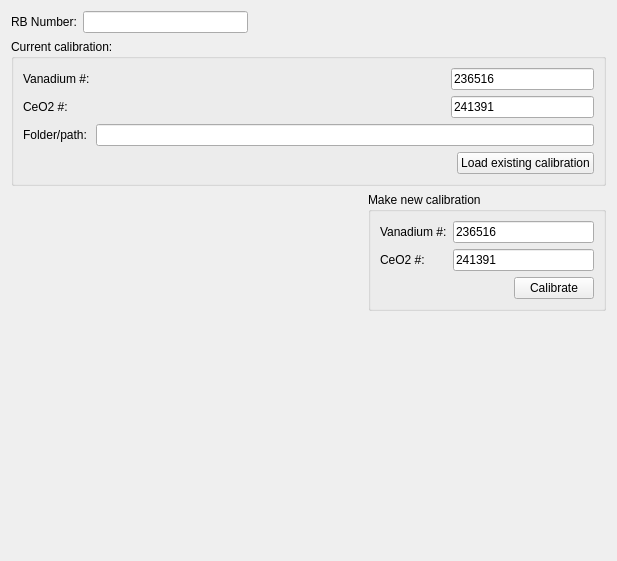
<?xml version="1.0" encoding="UTF-8"?>
<ui version="4.0">
 <class>EnggDiffractionQtTabCalib</class>
 <widget class="QWidget" name="EnggDiffractionQtTabCalib">
  <property name="geometry">
   <rect>
    <x>0</x>
    <y>0</y>
    <width>617</width>
    <height>561</height>
   </rect>
  </property>
  <property name="windowTitle">
   <string>Form</string>
  </property>
  <layout class="QGridLayout" name="gridLayout_3">
   <item row="0" column="0">
    <layout class="QHBoxLayout" name="horizontalLayout">
     <item>
      <widget class="QLabel" name="label">
       <property name="text">
        <string>RB Number:</string>
       </property>
      </widget>
     </item>
     <item>
      <widget class="QLineEdit" name="lineEdit_RBNumer"/>
     </item>
     <item>
      <spacer name="horizontalSpacer_5">
       <property name="orientation">
        <enum>Qt::Horizontal</enum>
       </property>
       <property name="sizeHint" stdset="0">
        <size>
         <width>358</width>
         <height>20</height>
        </size>
       </property>
      </spacer>
     </item>
    </layout>
   </item>
   <item row="1" column="0">
    <widget class="QGroupBox" name="groupBox_2">
     <property name="title">
      <string>Current calibration:</string>
     </property>
     <layout class="QGridLayout" name="gridLayout_2">
      <item row="3" column="0" colspan="4">
       <spacer name="horizontalSpacer_4">
        <property name="orientation">
         <enum>Qt::Horizontal</enum>
        </property>
        <property name="sizeHint" stdset="0">
         <size>
          <width>406</width>
          <height>20</height>
         </size>
        </property>
       </spacer>
      </item>
      <item row="3" column="4">
       <widget class="QPushButton" name="pushButton_load_calib">
        <property name="text">
         <string>Load existing calibration</string>
        </property>
       </widget>
      </item>
      <item row="2" column="0">
       <widget class="QLabel" name="label_6">
        <property name="text">
         <string>Folder/path:</string>
        </property>
       </widget>
      </item>
      <item row="0" column="0">
       <widget class="QLabel" name="label_4">
        <property name="text">
         <string>Vanadium #:</string>
        </property>
       </widget>
      </item>
      <item row="1" column="0">
       <widget class="QLabel" name="label_5">
        <property name="text">
         <string>CeO2 #:</string>
        </property>
       </widget>
      </item>
      <item row="0" column="1">
       <spacer name="horizontalSpacer_2">
        <property name="orientation">
         <enum>Qt::Horizontal</enum>
        </property>
        <property name="sizeHint" stdset="0">
         <size>
          <width>238</width>
          <height>20</height>
         </size>
        </property>
       </spacer>
      </item>
      <item row="1" column="1">
       <spacer name="horizontalSpacer_3">
        <property name="orientation">
         <enum>Qt::Horizontal</enum>
        </property>
        <property name="sizeHint" stdset="0">
         <size>
          <width>192</width>
          <height>20</height>
         </size>
        </property>
       </spacer>
      </item>
      <item row="1" column="2" colspan="3">
       <widget class="QLineEdit" name="lineEdit_ceria_num">
        <property name="text">
         <string>241391</string>
        </property>
       </widget>
      </item>
      <item row="0" column="2" colspan="3">
       <widget class="QLineEdit" name="lineEdit_vanadium_num">
        <property name="text">
         <string>236516</string>
        </property>
       </widget>
      </item>
      <item row="2" column="1" colspan="4">
       <widget class="QLineEdit" name="lineEdit_current_calib_path">
        <property name="readOnly">
         <bool>true</bool>
        </property>
       </widget>
      </item>
     </layout>
    </widget>
   </item>
   <item row="2" column="0">
    <layout class="QHBoxLayout" name="horizontalLayout_2">
     <item>
      <spacer name="horizontalSpacer_6">
       <property name="orientation">
        <enum>Qt::Horizontal</enum>
       </property>
       <property name="sizeHint" stdset="0">
        <size>
         <width>288</width>
         <height>20</height>
        </size>
       </property>
      </spacer>
     </item>
     <item>
      <widget class="QGroupBox" name="groupBox">
       <property name="title">
        <string>Make new calibration</string>
       </property>
       <property name="flat">
        <bool>false</bool>
       </property>
       <layout class="QGridLayout" name="gridLayout">
        <item row="0" column="0">
         <widget class="QLabel" name="label_2">
          <property name="text">
           <string>Vanadium #:</string>
          </property>
         </widget>
        </item>
        <item row="0" column="1" colspan="2">
         <widget class="QLineEdit" name="lineEdit_new_vanadium_num">
          <property name="text">
           <string>236516</string>
          </property>
         </widget>
        </item>
        <item row="1" column="0">
         <widget class="QLabel" name="label_3">
          <property name="text">
           <string>CeO2 #:</string>
          </property>
         </widget>
        </item>
        <item row="1" column="1" colspan="2">
         <widget class="QLineEdit" name="lineEdit_new_ceria_num">
          <property name="text">
           <string>241391</string>
          </property>
         </widget>
        </item>
        <item row="2" column="0" colspan="2">
         <spacer name="horizontalSpacer">
          <property name="orientation">
           <enum>Qt::Horizontal</enum>
          </property>
          <property name="sizeHint" stdset="0">
           <size>
            <width>128</width>
            <height>20</height>
           </size>
          </property>
         </spacer>
        </item>
        <item row="2" column="2">
         <widget class="QPushButton" name="pushButton_new_calib">
          <property name="text">
           <string>Calibrate</string>
          </property>
         </widget>
        </item>
       </layout>
      </widget>
     </item>
    </layout>
   </item>
   <item row="3" column="0">
    <spacer name="verticalSpacer">
     <property name="orientation">
      <enum>Qt::Vertical</enum>
     </property>
     <property name="sizeHint" stdset="0">
      <size>
       <width>20</width>
       <height>248</height>
      </size>
     </property>
    </spacer>
   </item>
  </layout>
 </widget>
 <resources/>
 <connections/>
</ui>
